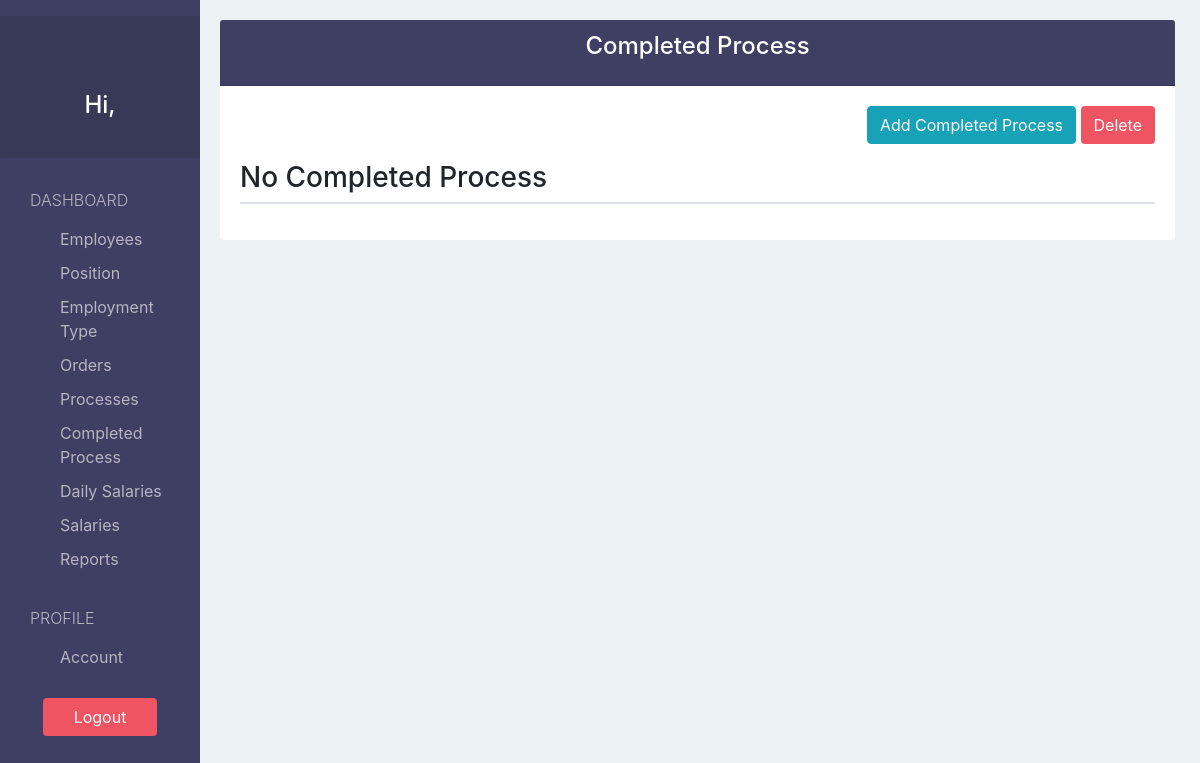
/completedProcess/, run on an earlier commit of the app's database.
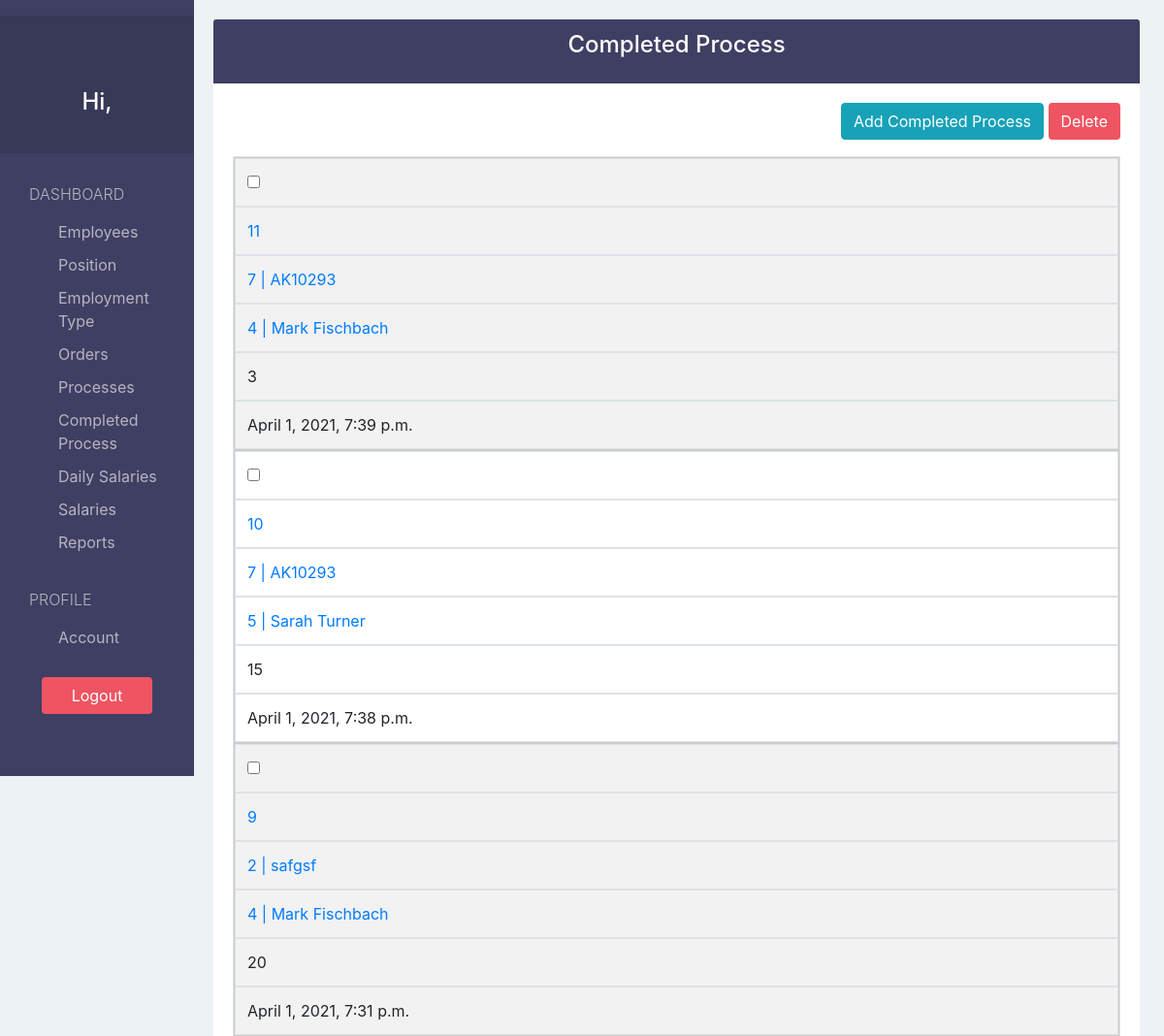
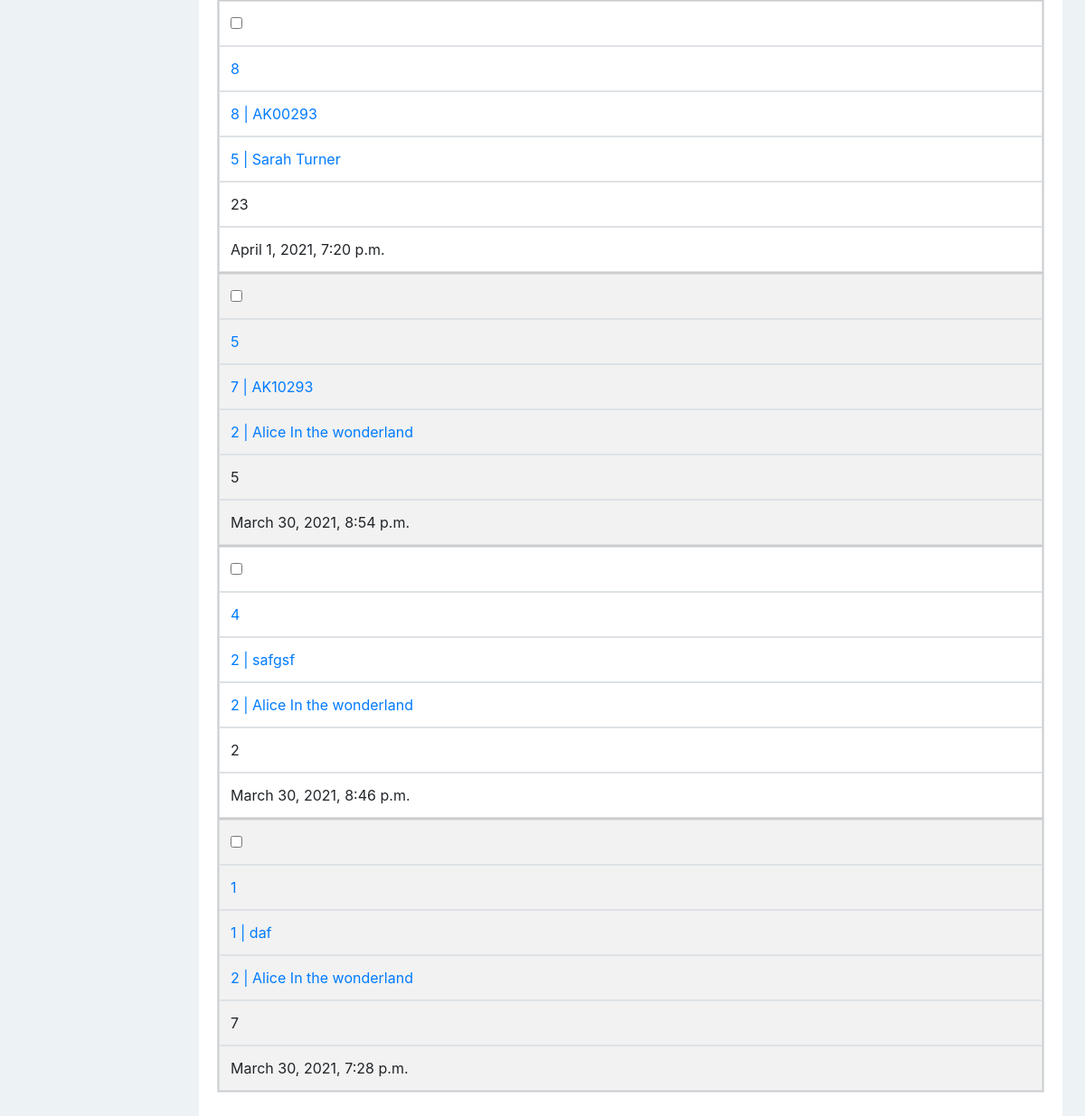
And on a later commit of the database (2 pictures, top to bottom).
### payrollApp/models.py (models this page shows, shortened)
class CompletedProcess(models.Model):
  processID     = models.ForeignKey('Process', default=None, null=True, on_delete=models.SET_DEFAULT)
  employeeID    = models.ForeignKey('Employee', default=None, null=True, on_delete=models.SET_DEFAULT)
  quantity      = models.PositiveIntegerField(validators=[MinValueValidator(1, message="Quantity can't be less than 1")])
  dateRecorded  = models.DateTimeField(auto_now_add=True)

class Process(models.Model):
  orderID     = models.ForeignKey('Order', default=None, null=True, on_delete=models.SET_DEFAULT)
  name        = models.CharField(max_length=200)
  price       = models.DecimalField(decimal_places=2, max_digits=100, validators=[MinValueValidator(0, message="Price can't be less than 0")])
  quantity    = models.PositiveIntegerField()
  description = models.TextField(blank=True, null=True)
  def __str__(self):
    return str(self.id)+" | "+self.name

class Employee(models.Model):
  firstName      = models.CharField(max_length=30)
  lastName       = models.CharField(max_length=30, blank=True, null=True)
  phoneNumber    = models.CharField(max_length=15, blank=True, null=True)
  email          = models.CharField(max_length=100, blank=True, null=True)
  address        = models.CharField(max_length=200, blank=True, null=True)
  positionID     = models.ForeignKey('Position', default=None, null=True, on_delete=models.SET_DEFAULT, blank=True)
  employmentTypeID = models.ForeignKey('EmploymentType', default=None, null=True, on_delete=models.SET_DEFAULT, blank=True)
  hireDate       = models.DateTimeField(auto_now_add=True)
  terminationDate= models.DateTimeField(blank=True, null=True)
  notes          = models.TextField(blank=True, null=True)
  def __str__(self):
    if self.lastName:
      return str(self.id)+" | "+self.firstName.capitalize()+" "+self.lastName.capitalize()
    else:
      return str(self.id)+" | "+self.firstName.capitalize()

### payrollApp/views.py (the view)
# urls.py: path('completedProcess/', views.completedProcess_view, name="completedProcess"),
def completedProcess_view(request):
  completedProcesses = CompletedProcess.objects.all().order_by('-id')
  flag   = True
  if not completedProcesses:
    flag=False
  processes = Process.objects.exists()
  processFlag=True
  if not processes:
    processFlag=False
  context = {
    'completedProcesses':completedProcesses,
    'processFlag':processFlag,
    'flags':flag,
  }
  return render(request, "completedProcess/completedProcess.html", context)

### payrollApp/templatetags/customtags.py (called while the page is built)
@register.filter(name='getID')
def getID(value):
  if value != str('None'):
    return int(value.split("|")[0])
  else:
    return 'None'

### payrollApp/templates/completedProcess/completedProcess.html (shortened to what this page needs)
{% extends 'view_base.html' %}
{% load static %}
{% load customtags %}
{% load humanize %}
{% block viewTitle %}Completed Process{% endblock %}
{% block addBtn %}
  {% if processFlag %}
    <a href="{% url 'create-completedProcess' %}?next={{ request.path }}" class="btn btn-info">Add Completed Process</a>
  {% else %}
    <a href="{% url 'create-process' %}" class="btn btn-info">Add Process</a>
  {% endif %}
{% endblock %}
{% block columns %}
  {% if flags %}
    {% block form %}
      <form action="{% url 'delete-completedProcess'%}?next={{ request.path }}" method="POST">{% csrf_token %}
    {% endblock %}
  {% endif %}
{% endblock %}
{% block tbodyContent %}
  {% if not flags %}
  <h3>No Completed Process</h3>
  {% else %}
    {% for completedProcess in completedProcesses %}
      <tr>
        <td><input type="checkbox" name="selected" value="{{ completedProcess.id }}"></td>
        <td scope="row"><a href="{% url 'edit-completedProcess' completedProcess.id %}?next={{ request.path }}">{{ completedProcess.id }}</a></td>
        <td><a href="{% url 'completedProcess-of-process' completedProcess.processID|escape|getID %}">{{ completedProcess.processID }}</a></td>
        <td><a href="{% url 'completedProcess-of-employee' completedProcess.employeeID|escape|getID %}">{{ completedProcess.employeeID }}</a></td>
        <td>{{ completedProcess.quantity|intcomma }}</td>
        <td>{{ completedProcess.dateRecorded  }}</td>
      </tr>
    {% endfor %}
  {% endif %}
{% endblock %}

What changed in the data, as far as the page shows it:
added CompletedProcess: id "11", processID "7 | AK10293", employeeID "4 | Mark Fischbach", quantity "3", dateRecorded "April 1, 2021, 7:39 p.m."
added CompletedProcess: id "10", processID "7 | AK10293", employeeID "5 | Sarah Turner", quantity "15", dateRecorded "April 1, 2021, 7:38 p.m."
added CompletedProcess: id "9", processID "2 | safgsf", employeeID "4 | Mark Fischbach", quantity "20", dateRecorded "April 1, 2021, 7:31 p.m."
added CompletedProcess: id "8", processID "8 | AK00293", employeeID "5 | Sarah Turner", quantity "23", dateRecorded "April 1, 2021, 7:20 p.m."
added CompletedProcess: id "5", processID "7 | AK10293", employeeID "2 | Alice In the wonderland", quantity "5", dateRecorded "March 30, 2021, 8:54 p.m."
added CompletedProcess: id "4", processID "2 | safgsf", employeeID "2 | Alice In the wonderland", quantity "2", dateRecorded "March 30, 2021, 8:46 p.m."
added CompletedProcess: id "1", processID "1 | daf", employeeID "2 | Alice In the wonderland", quantity "7", dateRecorded "March 30, 2021, 7:28 p.m."
Also different on the page:
text no longer shown: "No Completed Process"
